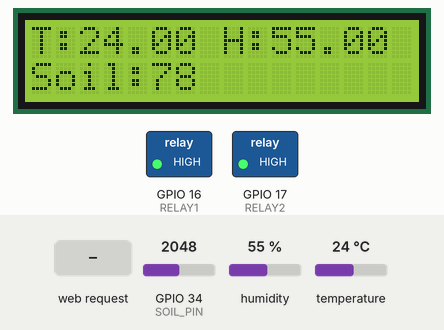
The sketch below on a simulated ESP32. Shown: 16×2 character LCD, switched loads named in the sketch (green lamp = pin HIGH). Inputs (shaded band) come from the test bench; at power-on: GPIO 34 (SOIL_PIN) = 2048, humidity 55 %, temperature 24 °C. WiFi joins after 1.5 s; servers stay silent unless stated; storage starts empty; what the sketch prints to the serial monitor is not drawn.

Above: at 2.8 s.
2.9 s: GPIO 34 (SOIL_PIN) set to 1228
At 3.9 s:
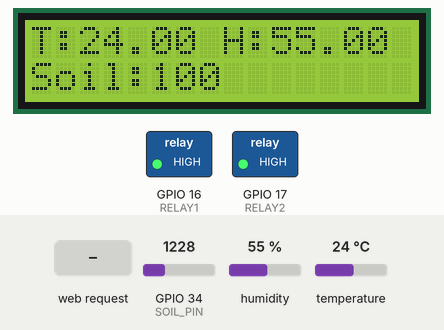
8.9 s: GPIO 34 (SOIL_PIN) set to 1435
14.9 s: GPIO 34 (SOIL_PIN) set to 1552
At 15.7 s:
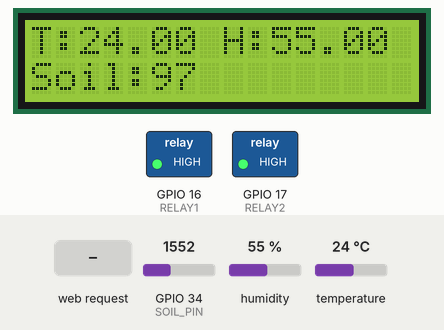
20.9 s: GPIO 34 (SOIL_PIN) set to 491
At 21.8 s:
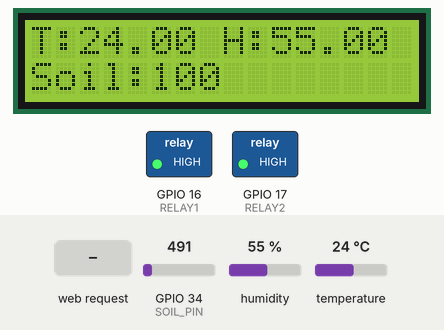
26.9 s: HTTP request GET /relay?pin=1&state=1 received
At 28.1 s:
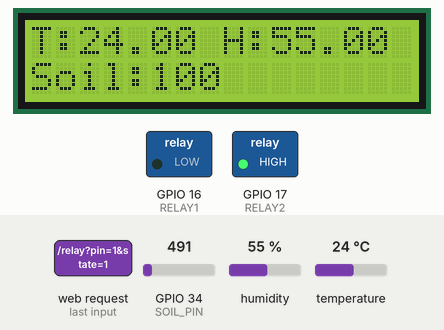
32.9 s: HTTP request GET /relay?pin=120&state=120 received
At 33.4 s:
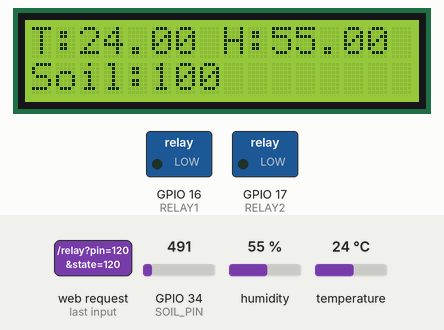
Timing chart, 0 to 35.9 s (numbered marks = the images above; inputs shaded):
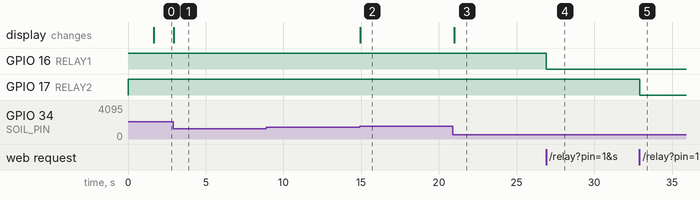

The sketch:

fileino.ino
```cpp
#include <WiFi.h>
#include <AsyncTCP.h>
#include <ESPAsyncWebServer.h>
#include <ThingSpeak.h>
#include <DHT.h>
#include <LiquidCrystal_I2C.h>
#include <LittleFS.h>

// ===================== WIFI =====================
const char* ssid = "UGMURO-INET";
const char* password = "Gepuk15000";

// ===================== THINGSPEAK =====================
unsigned long channelID = 3403065;
const char* writeAPIKey = "9B3JIDR2636B4077";

WiFiClient client;

// ===================== SERVER =====================
AsyncWebServer server(80);

// ===================== LCD =====================
LiquidCrystal_I2C lcd(0x27, 16, 2);

// ===================== DHT =====================
#define DHTPIN 13
#define DHTTYPE DHT21
DHT dht(DHTPIN, DHTTYPE);

// ===================== SOIL =====================
#define SOIL_PIN 34

// ===================== RELAY =====================
#define RELAY1 16   // Pompa
#define RELAY2 17   // Fan

// ===================== TIMER THINGSPEAK =====================
unsigned long lastSend = 0;
const long interval = 15000;

// ===================== RELAY CONTROL =====================
void setRelay(int relay, int state)
{
  int pin = (relay == 1) ? RELAY1 : RELAY2;
  digitalWrite(pin, state ? LOW : HIGH);
}

// ===================== SETUP =====================
void setup()
{
  Serial.begin(115200);

  pinMode(RELAY1, OUTPUT);
  pinMode(RELAY2, OUTPUT);

  digitalWrite(RELAY1, HIGH);
  digitalWrite(RELAY2, HIGH);

  lcd.init();
  lcd.backlight();

  lcd.setCursor(0,0);
  lcd.print("Connecting WiFi");

  WiFi.begin(ssid, password);

  while(WiFi.status() != WL_CONNECTED)
  {
    delay(500);
    Serial.print(".");
  }

  Serial.println("\nWiFi OK");
  Serial.println(WiFi.localIP());

  lcd.clear();
  lcd.setCursor(0,0);
  lcd.print("IP:");
  lcd.setCursor(0,1);
  lcd.print(WiFi.localIP());

  dht.begin();
  ThingSpeak.begin(client);

  // ================= LITTLEFS =================
  if(!LittleFS.begin()){
    Serial.println("LittleFS Error");
  }

  // ================= WEB PAGE =================
  server.on("/", HTTP_GET, [](AsyncWebServerRequest *request){
    request->send(LittleFS, "/index.html", "text/html");
  });

  // ================= RELAY API =================
  server.on("/relay", HTTP_GET, [](AsyncWebServerRequest *request){

    if(!request->hasParam("pin") || !request->hasParam("state")){
      request->send(400, "text/plain", "Missing");
      return;
    }

    int pin = request->getParam("pin")->value().toInt();
    int state = request->getParam("state")->value().toInt();

    setRelay(pin, state);

    Serial.printf("Relay %d -> %d\n", pin, state);

    request->send(200, "text/plain", "OK");
  });

  server.begin();
}

// ================= LOOP =================
void loop()
{
  float suhu = dht.readTemperature();
  float hum = dht.readHumidity();

  int soilRaw = analogRead(SOIL_PIN);
  int soil = map(soilRaw, 4095, 1500, 0, 100);
  soil = constrain(soil, 0, 100);

  // LCD
  lcd.clear();
  lcd.setCursor(0,0);
  lcd.print("T:");
  lcd.print(suhu);
  lcd.print(" H:");
  lcd.print(hum);

  lcd.setCursor(0,1);
  lcd.print("Soil:");
  lcd.print(soil);

  // ThingSpeak NON-BLOCKING
  if(millis() - lastSend > interval)
  {
    lastSend = millis();

    ThingSpeak.setField(1, suhu);
    ThingSpeak.setField(2, hum);
    ThingSpeak.setField(3, soil);

    int x = ThingSpeak.writeFields(channelID, writeAPIKey);

    Serial.println(x == 200 ? "TS OK" : "TS FAIL");
  }
}
```

Measured:
- after the input at 2.9 s, the display: changes after 0.06 s (image 1)
- after the input at 8.9 s, every drawn part: stays the same
- after the input at 14.9 s, the display: changes at once (image 2)
- after the input at 20.9 s, the display: changes after 0.08 s (image 3)
- after the input at 26.9 s, GPIO 16 (RELAY1): HIGH → LOW at once
- after the input at 32.9 s, GPIO 17 (RELAY2): HIGH → LOW at once
